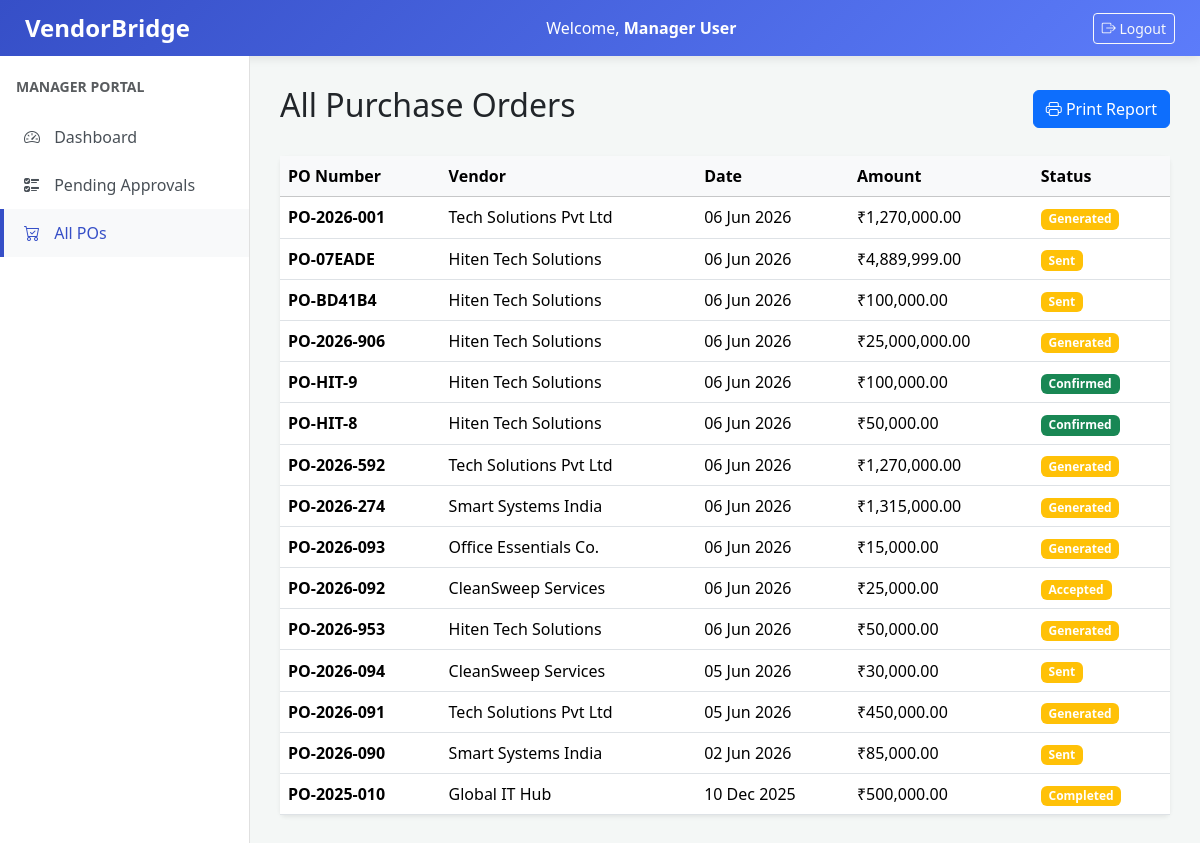
The page /manager/all_pos.php (signed in) on the database its author committed.
### tables this page shows
CREATE TABLE `purchase_orders` (
  `po_id` int(11) NOT NULL,
  `quotation_id` int(11) NOT NULL,
  `vendor_id` int(11) NOT NULL,
  `generated_by` int(11) NOT NULL,
  `po_number` varchar(50) NOT NULL,
  `po_date` date NOT NULL,
  `total_amount` decimal(15,2) NOT NULL,
  `status` varchar(20) DEFAULT 'Sent',
  `created_at` timestamp NOT NULL DEFAULT current_timestamp()
);

CREATE TABLE `vendors` (
  `vendor_id` int(11) NOT NULL,
  `category_id` int(11) NOT NULL,
  `company_name` varchar(200) NOT NULL,
  `gst_number` varchar(20) DEFAULT NULL,
  `contact_person` varchar(150) NOT NULL,
  `email` varchar(150) NOT NULL,
  `phone` varchar(20) NOT NULL,
  `address` text DEFAULT NULL,
  `city` varchar(100) DEFAULT NULL,
  `state` varchar(100) DEFAULT NULL,
  `country` varchar(100) DEFAULT 'India',
  `vendor_status` enum('Pending','Active','Inactive','Blacklisted') DEFAULT 'Pending',
  `registration_date` date DEFAULT NULL,
  `created_at` timestamp NOT NULL DEFAULT current_timestamp()
);

### manager/all_pos.php (the view)
<?php
include 'header.php';
$pos = mysqli_query($conn, "SELECT po.*, v.company_name, q.quotation_number
                           FROM purchase_orders po
                           JOIN vendors v ON po.vendor_id = v.vendor_id
                           JOIN quotations q ON po.quotation_id = q.quotation_id
                           ORDER BY po.po_date DESC");
?>
<div class="d-flex justify-content-between align-items-center mb-4">
    <h2>All Purchase Orders</h2>
    <a href="#" class="btn btn-primary" onclick="window.print()"><i class="bi bi-printer"></i> Print Report</a>
</div>
<div class="card shadow-sm border-0">
    <div class="table-responsive">
        <table class="table table-hover align-middle mb-0">
            <thead class="table-light">
                <tr>
                    <th>PO Number</th>
                    <th>Vendor</th>
                    <th>Date</th>
                    <th>Amount</th>
                    <th>Status</th>
                </tr>
            </thead>
            <tbody>
                <?php if(mysqli_num_rows($pos) > 0) {
                    while($po = mysqli_fetch_assoc($pos)) { ?>
                    <tr>
                        <td class="fw-bold"><?php echo htmlspecialchars($po['po_number']); ?></td>
                        <td><?php echo htmlspecialchars($po['company_name']); ?></td>
                        <td><?php echo date('d M Y', strtotime($po['po_date'])); ?></td>
                        <td>₹<?php echo number_format($po['total_amount'], 2); ?></td>
                        <td>
                            <?php
                            $badge = ($po['status'] == 'Confirmed') ? 'bg-success' : 'bg-warning';
                            echo "<span class='badge $badge'>{$po['status']}</span>";
                            ?>
                        </td>
                    </tr>
                <?php } } else { ?>
                    <tr><td colspan="5" class="text-center text-muted">No Purchase Orders issued yet.</td></tr>
                <?php } ?>
            </tbody>
        </table>
    </div>
</div>
<?php include 'footer.php'; ?>

### manager/header.php (style rules this page uses)
body { background-color: #f4f7f6; font-family: 'Segoe UI', Tahoma, Geneva, Verdana, sans-serif; }

### rows shown on the page
purchase_orders: po_number "PO-2026-001", vendor.company_name "Tech Solutions Pvt Ltd", po_date "06 Jun 2026", total_amount "1,270,000.00", status "Generated"
purchase_orders: po_number "PO-07EADE", vendor.company_name "Hiten Tech Solutions", po_date "06 Jun 2026", total_amount "4,889,999.00", status "Sent"
purchase_orders: po_number "PO-BD41B4", vendor.company_name "Hiten Tech Solutions", po_date "06 Jun 2026", total_amount "100,000.00", status "Sent"
purchase_orders: po_number "PO-2026-906", vendor.company_name "Hiten Tech Solutions", po_date "06 Jun 2026", total_amount "25,000,000.00", status "Generated"
purchase_orders: po_number "PO-HIT-9", vendor.company_name "Hiten Tech Solutions", po_date "06 Jun 2026", total_amount "100,000.00", status "Confirmed"
purchase_orders: po_number "PO-HIT-8", vendor.company_name "Hiten Tech Solutions", po_date "06 Jun 2026", total_amount "50,000.00", status "Confirmed"
purchase_orders: po_number "PO-2026-592", vendor.company_name "Tech Solutions Pvt Ltd", po_date "06 Jun 2026", total_amount "1,270,000.00", status "Generated"
purchase_orders: po_number "PO-2026-274", vendor.company_name "Smart Systems India", po_date "06 Jun 2026", total_amount "1,315,000.00", status "Generated"
purchase_orders: po_number "PO-2026-093", vendor.company_name "Office Essentials Co.", po_date "06 Jun 2026", total_amount "15,000.00", status "Generated"
purchase_orders: po_number "PO-2026-092", vendor.company_name "CleanSweep Services", po_date "06 Jun 2026", total_amount "25,000.00", status "Accepted"
purchase_orders: po_number "PO-2026-953", vendor.company_name "Hiten Tech Solutions", po_date "06 Jun 2026", total_amount "50,000.00", status "Generated"
purchase_orders: po_number "PO-2026-094", vendor.company_name "CleanSweep Services", po_date "05 Jun 2026", total_amount "30,000.00", status "Sent"
purchase_orders: po_number "PO-2026-091", vendor.company_name "Tech Solutions Pvt Ltd", po_date "05 Jun 2026", total_amount "450,000.00", status "Generated"
purchase_orders: po_number "PO-2026-090", vendor.company_name "Smart Systems India", po_date "02 Jun 2026", total_amount "85,000.00", status "Sent"
purchase_orders: po_number "PO-2025-010", vendor.company_name "Global IT Hub", po_date "10 Dec 2025", total_amount "500,000.00", status "Completed"

### other values the page prints
$user_name "Manager User"
